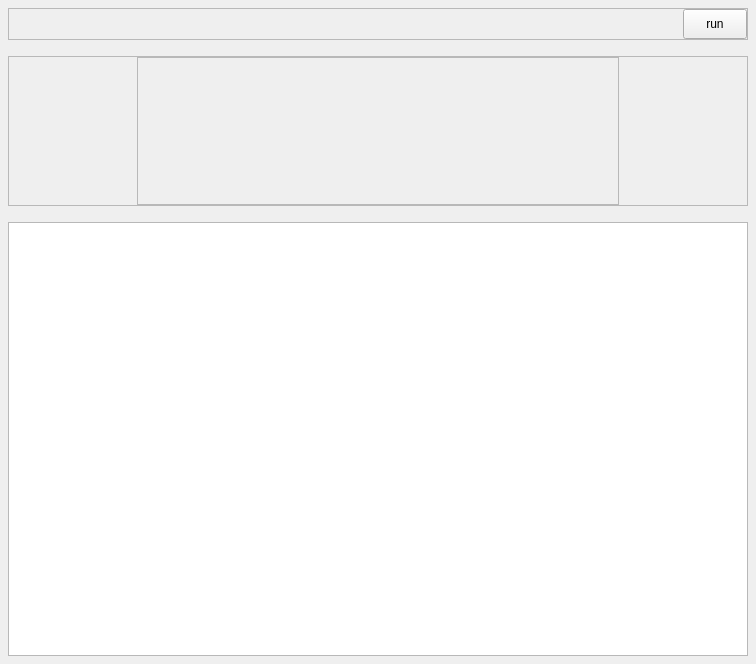
<?xml version="1.0" encoding="UTF-8"?>
<ui version="4.0">
 <class>AppWindow</class>
 <widget class="QMainWindow" name="AppWindow">
  <property name="geometry">
   <rect>
    <x>0</x>
    <y>0</y>
    <width>756</width>
    <height>664</height>
   </rect>
  </property>
  <property name="windowTitle">
   <string>AppWindow</string>
  </property>
  <widget class="QWidget" name="centralwidget">
   <layout class="QVBoxLayout" name="verticalLayout_2">
    <property name="spacing">
     <number>16</number>
    </property>
    <property name="leftMargin">
     <number>8</number>
    </property>
    <property name="topMargin">
     <number>8</number>
    </property>
    <property name="rightMargin">
     <number>8</number>
    </property>
    <property name="bottomMargin">
     <number>8</number>
    </property>
    <item>
     <widget class="QFrame" name="frm_control">
      <property name="minimumSize">
       <size>
        <width>0</width>
        <height>32</height>
       </size>
      </property>
      <property name="maximumSize">
       <size>
        <width>16777215</width>
        <height>32</height>
       </size>
      </property>
      <property name="frameShape">
       <enum>QFrame::Shape::StyledPanel</enum>
      </property>
      <property name="frameShadow">
       <enum>QFrame::Shadow::Raised</enum>
      </property>
      <layout class="QHBoxLayout" name="horizontalLayout">
       <property name="spacing">
        <number>0</number>
       </property>
       <property name="leftMargin">
        <number>0</number>
       </property>
       <property name="topMargin">
        <number>0</number>
       </property>
       <property name="rightMargin">
        <number>0</number>
       </property>
       <property name="bottomMargin">
        <number>0</number>
       </property>
       <item>
        <spacer name="horizontalSpacer_3">
         <property name="orientation">
          <enum>Qt::Orientation::Horizontal</enum>
         </property>
         <property name="sizeHint" stdset="0">
          <size>
           <width>40</width>
           <height>20</height>
          </size>
         </property>
        </spacer>
       </item>
       <item>
        <widget class="QPushButton" name="btn_generate">
         <property name="sizePolicy">
          <sizepolicy hsizetype="Minimum" vsizetype="Expanding">
           <horstretch>0</horstretch>
           <verstretch>0</verstretch>
          </sizepolicy>
         </property>
         <property name="minimumSize">
          <size>
           <width>64</width>
           <height>0</height>
          </size>
         </property>
         <property name="maximumSize">
          <size>
           <width>64</width>
           <height>16777215</height>
          </size>
         </property>
         <property name="accessibleDescription">
          <string>btn_default</string>
         </property>
         <property name="text">
          <string>run</string>
         </property>
        </widget>
       </item>
      </layout>
     </widget>
    </item>
    <item>
     <widget class="QFrame" name="frame_2">
      <property name="minimumSize">
       <size>
        <width>0</width>
        <height>150</height>
       </size>
      </property>
      <property name="maximumSize">
       <size>
        <width>16777215</width>
        <height>150</height>
       </size>
      </property>
      <property name="font">
       <font>
        <family>Ubuntu Mono</family>
       </font>
      </property>
      <property name="frameShape">
       <enum>QFrame::Shape::StyledPanel</enum>
      </property>
      <property name="frameShadow">
       <enum>QFrame::Shadow::Raised</enum>
      </property>
      <layout class="QHBoxLayout" name="horizontalLayout_2">
       <property name="spacing">
        <number>0</number>
       </property>
       <property name="leftMargin">
        <number>0</number>
       </property>
       <property name="topMargin">
        <number>0</number>
       </property>
       <property name="rightMargin">
        <number>0</number>
       </property>
       <property name="bottomMargin">
        <number>0</number>
       </property>
       <item>
        <spacer name="horizontalSpacer">
         <property name="orientation">
          <enum>Qt::Orientation::Horizontal</enum>
         </property>
         <property name="sizeType">
          <enum>QSizePolicy::Policy::Fixed</enum>
         </property>
         <property name="sizeHint" stdset="0">
          <size>
           <width>128</width>
           <height>20</height>
          </size>
         </property>
        </spacer>
       </item>
       <item>
        <widget class="QFrame" name="frm_content">
         <property name="sizePolicy">
          <sizepolicy hsizetype="Preferred" vsizetype="Preferred">
           <horstretch>0</horstretch>
           <verstretch>0</verstretch>
          </sizepolicy>
         </property>
         <property name="accessibleDescription">
          <string>list_scroll_area</string>
         </property>
         <property name="frameShape">
          <enum>QFrame::Shape::StyledPanel</enum>
         </property>
         <property name="frameShadow">
          <enum>QFrame::Shadow::Raised</enum>
         </property>
         <layout class="QVBoxLayout" name="verticalLayout_3">
          <property name="spacing">
           <number>2</number>
          </property>
          <property name="leftMargin">
           <number>0</number>
          </property>
          <property name="topMargin">
           <number>0</number>
          </property>
          <property name="rightMargin">
           <number>0</number>
          </property>
          <property name="bottomMargin">
           <number>50</number>
          </property>
         </layout>
        </widget>
       </item>
       <item>
        <spacer name="horizontalSpacer_2">
         <property name="orientation">
          <enum>Qt::Orientation::Horizontal</enum>
         </property>
         <property name="sizeType">
          <enum>QSizePolicy::Policy::Fixed</enum>
         </property>
         <property name="sizeHint" stdset="0">
          <size>
           <width>128</width>
           <height>20</height>
          </size>
         </property>
        </spacer>
       </item>
      </layout>
     </widget>
    </item>
    <item>
     <widget class="QPlainTextEdit" name="log">
      <property name="enabled">
       <bool>true</bool>
      </property>
      <property name="font">
       <font>
        <family>Noto Mono</family>
        <pointsize>16</pointsize>
       </font>
      </property>
      <property name="lineWrapMode">
       <enum>QPlainTextEdit::LineWrapMode::NoWrap</enum>
      </property>
      <property name="plainText">
       <string/>
      </property>
      <property name="textInteractionFlags">
       <set>Qt::TextInteractionFlag::TextSelectableByKeyboard|Qt::TextInteractionFlag::TextSelectableByMouse</set>
      </property>
     </widget>
    </item>
   </layout>
  </widget>
 </widget>
 <resources/>
 <connections/>
</ui>
